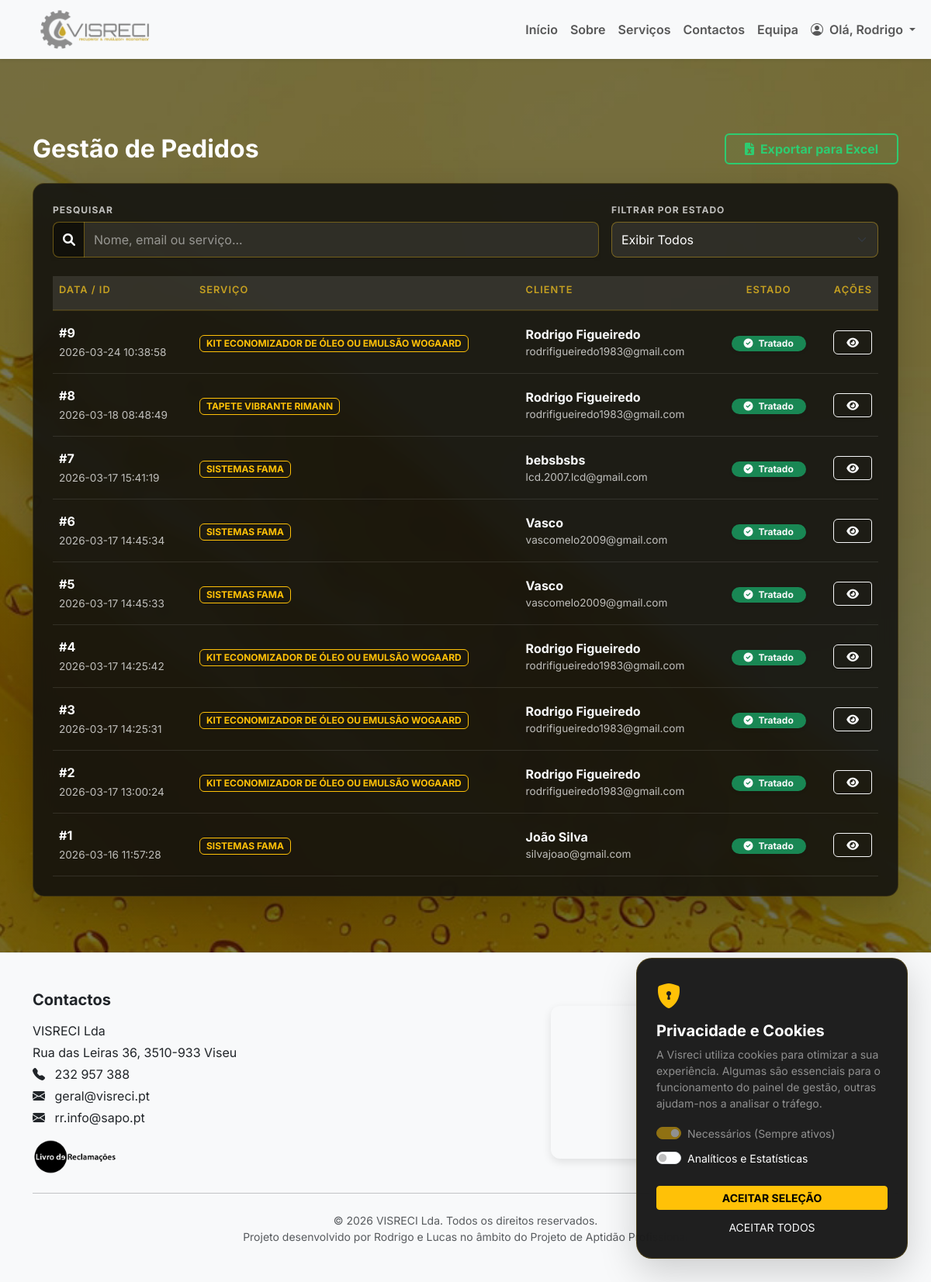
Before: /admin/pedidos (signed in) with the older database file.
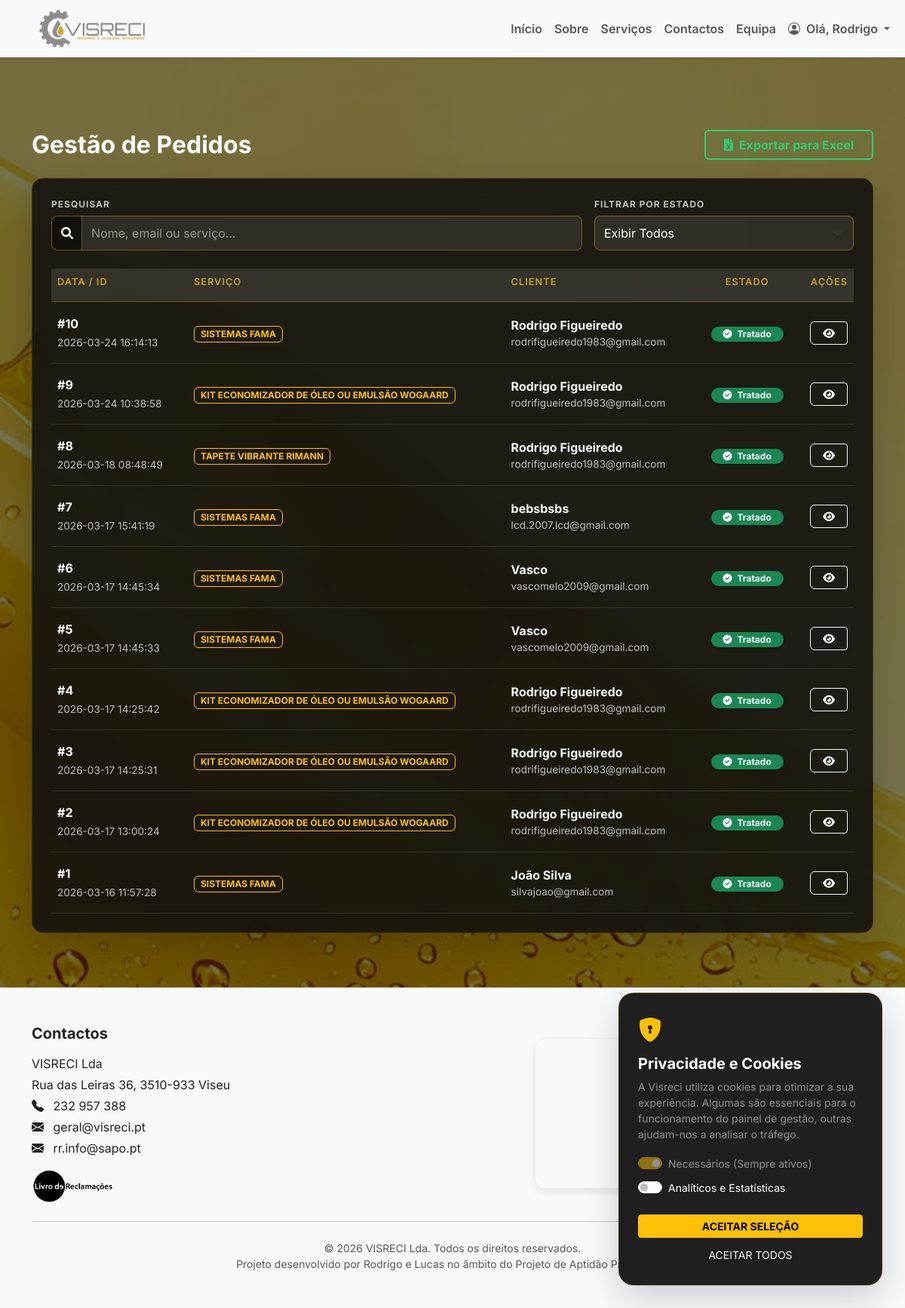
After: the same page with the newer database file.
### tables this page shows
CREATE TABLE pedidos_orcamento (id INTEGER PRIMARY KEY AUTOINCREMENT, nome TEXT, email TEXT, mensagem TEXT, servico_id INTEGER, tratado INTEGER DEFAULT 0, created_at DATETIME DEFAULT CURRENT_TIMESTAMP);

CREATE TABLE servicos (id INTEGER PRIMARY KEY AUTOINCREMENT, titulo TEXT, descricao TEXT, imagem TEXT, created_at DATETIME, titulo_en TEXT, descricao_en TEXT);

### app.py (the view)
@app.route("/admin/pedidos")
@login_required
def admin_pedidos():
    estado = request.args.get('estado')
    conn = get_connection()
    query = "SELECT p.*, s.titulo AS servico_nome FROM pedidos_orcamento p LEFT JOIN servicos s ON p.servico_id = s.id"
    params = []
    if estado in ['0', '1']: query += " WHERE p.tratado = ?"; params.append(estado)
    pedidos = conn.execute(query + " ORDER BY p.id DESC", params).fetchall()
    conn.close()
    return render_template("admin_pedidos.html", pedidos=pedidos, filtro_atual=estado)

### app.py (called while the page is built)
def get_connection():
    conn = sqlite3.connect("app.db", timeout=30)
    conn.row_factory = sqlite3.Row
    return conn

def login_required(view_func):
    @wraps(view_func)
    def wrapper(*args, **kwargs):
        if "user_id" not in session:
            return redirect(url_for("login"))
        return view_func(*args, **kwargs)
    return wrapper

@app.context_processor
def inject_translations():
    lang = session.get('lang', 'pt')
    return {
        'lang': lang,
        't': TRANSLATIONS.get(lang, TRANSLATIONS['pt'])
    }

### templates/admin_pedidos.html (shortened to what the changed rows need)
{% extends "menu.html" %}
{% block content %}
<link rel="stylesheet" href="https://cdnjs.cloudflare.com/ajax/libs/font-awesome/6.0.0/css/all.min.css">
<section class="py-4 mt-4">
    <div class="container mt-5">
        <div class="row align-items-center mb-4">
            <div class="col-sm-6">
                <h2 class="text-white fw-bold m-0">
                    Gestão de Pedidos
                </h2>
            </div>
        </div>
        <div class="table-glass on-dark p-4 shadow-lg">
            <div class="table-responsive">
                <table class="table align-middle mb-0 text-white" id="pedidosTable">
                    <thead class="text-warning text-uppercase small" style="letter-spacing: 1px;">
                        <tr>
                            <th class="border-0 pb-3">Data / ID</th>
                            <th class="border-0 pb-3">Serviço</th>
                            <th class="border-0 pb-3">Cliente</th>
                            <th class="border-0 pb-3 text-center">Estado</th>
                            <th class="border-0 pb-3 text-end">Ações</th>
                        </tr>
                    </thead>
                    <tbody id="tableBody">
                        {% for p in pedidos %}
                        <tr class="border-bottom border-secondary border-opacity-25 hover-row">
                            <td class="py-3">
                                <span class="d-block fw-bold text-white">#{{ p["id"] }}</span>
                                <small class="text-white-50 small-text">{{ p["created_at"] }}</small>
                            </td>
                            <td>
                                <span class="badge border border-warning text-warning px-2 py-1">
                                    {{ p["servico_nome"] or "Geral" }}
                                </span>
                            </td>
                            <td>
                                <div class="d-flex flex-column">
                                    <span class="fw-bold">{{ p["nome"] }}</span>
                                    <small class="text-white-50 small-text">{{ p["email"] }}</small>
                                </div>
                            </td>
                            <td class="text-center">
                                {% if p["tratado"] == 1 %}
                                <span class="badge bg-success shadow-sm rounded-pill px-3">
                                    <i class="fas fa-check-circle me-1"></i> Tratado
                                </span>
                                {% else %}
                                <span class="badge bg-warning text-dark shadow-sm rounded-pill px-3">
                                    <i class="fas fa-clock me-1"></i> Pendente
                                </span>
                                {% endif %}
                            </td>
                            <td class="text-end">
                                <div class="btn-group shadow-sm">
                                    <button class="btn btn-sm btn-outline-light rounded-start px-3"
                                        data-bs-toggle="modal" data-bs-target="#modal{{ p['id'] }}">
                                        <i class="fas fa-eye"></i>
                                    </button>
                                </div>
                            </td>
                        </tr>
                        {% endfor %}
                    </tbody>
                </table>
            </div>
        </div>
    </div>
</section>
{% endblock %}

Changed rows visible on the page:
added pedidos_orcamento: id "10", created_at "2026-03-24 16:14:13", titulo "SISTEMAS FAMA", nome "Rodrigo Figueiredo", email "rodrifigueiredo1983@gmail.com", tratado 1 (drawn)
